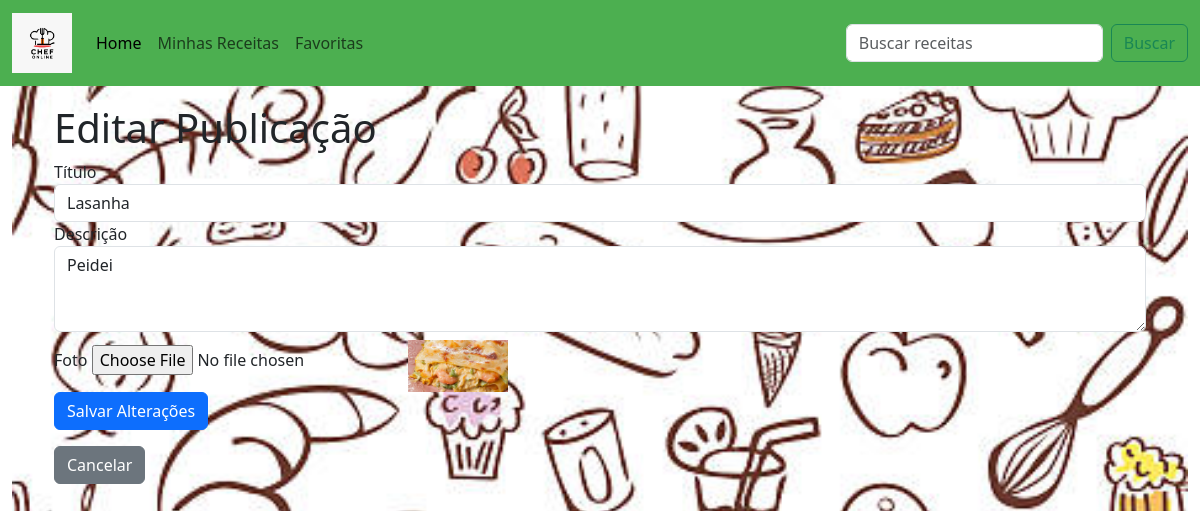
The app's page /editar/4/ (signed in) with its own data.
### publicacoes/models.py (models this page shows, shortened)
class Publicacao(models.Model):
    titulo = models.CharField(max_length=255)
    descricao = models.TextField()
    foto = models.ImageField(upload_to='fotos_receitas/')
    autor = models.ForeignKey(User, on_delete=models.CASCADE)
    likes = models.PositiveIntegerField(default=0)  # Atributo curtidas
    data_criacao = models.DateTimeField(auto_now_add=True)

### publicacoes/views.py (the view, shortened to what this page needs)
# urls.py: path('editar/<int:pk>/', views.editar_publicacao, name='editar_publicacao'),
def editar_publicacao(request, pk):
    publicacao = get_object_or_404(Publicacao, pk=pk)
    if request.user != publicacao.autor:
        return HttpResponseForbidden("Você não tem permissão para editar esta publicação.")
    return render(request, 'editar_publicacao.html', {'publicacao': publicacao})

### publicacoes/templates/editar_publicacao.html (shortened to what this page needs)
{% extends 'base.html' %}
{% load static %}
{% block content %}
<div class="container mt-4">
    <h1>Editar Publicação</h1>
    <form method="post" enctype="multipart/form-data">
        <div class="form-group">
            <label for="titulo">Título</label>
            <input type="text" id="titulo" name="titulo" class="form-control" value="{{ publicacao.titulo }}" required>
        </div>
        <div class="form-group">
            <label for="descricao">Descrição</label>
            <textarea id="descricao" name="descricao" class="form-control" rows="3"
                required>{{ publicacao.descricao }}</textarea>
        </div>
        <div class="form-group">
            <label for="foto">Foto</label>
            <input type="file" id="foto" name="foto" class="form-control-file">
            {% if publicacao.foto %}
            <img src="{{ publicacao.foto.url }}" alt="Imagem atual" class="img-fluid mt-2" style="max-width: 100px;">
            {% endif %}
        </div>
        <button type="submit" class="btn btn-primary">Salvar Alterações</button>
    </form>
    <a href="{% url 'detalhes_publicacao' publicacao.pk %}" class="btn btn-secondary mt-3">Cancelar</a>
</div>
{% endblock %}

### records on screen
Publicacao: titulo "Lasanha", descricao "Peidei", foto (picture)
